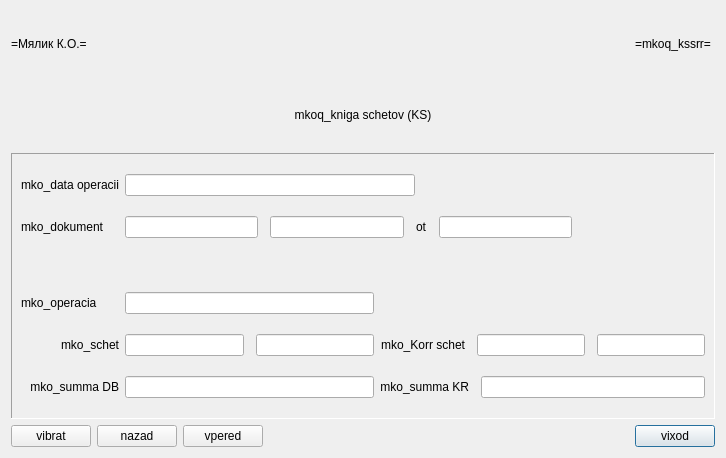
<?xml version="1.0" encoding="UTF-8"?>
<ui version="4.0">
 <class>mkoq_kssrr</class>
 <widget class="QDialog" name="mkoq_kssrr">
  <property name="windowModality">
   <enum>Qt::ApplicationModal</enum>
  </property>
  <property name="geometry">
   <rect>
    <x>0</x>
    <y>0</y>
    <width>726</width>
    <height>458</height>
   </rect>
  </property>
  <property name="focusPolicy">
   <enum>Qt::TabFocus</enum>
  </property>
  <property name="windowTitle">
   <string>mkoq_kssrr</string>
  </property>
  <layout class="QGridLayout" name="gridLayout">
   <item row="0" column="1">
    <widget class="QLabel" name="mkoq_kssrr_xxprg_l">
     <property name="text">
      <string>=mkoq_kssrr=</string>
     </property>
    </widget>
   </item>
   <item row="0" column="0">
    <widget class="QLabel" name="mkoq_kssrr_xxsma_l">
     <property name="text">
      <string>=Мялик К.О.=</string>
     </property>
    </widget>
   </item>
   <item row="4" column="1">
    <widget class="QPushButton" name="mkoq_kssrr_exit_c">
     <property name="text">
      <string>vixod</string>
     </property>
    </widget>
   </item>
   <item row="4" column="0">
    <layout class="QHBoxLayout" name="horizontalLayout_5">
     <item>
      <widget class="QPushButton" name="mkoq_kssrr_grid_c">
       <property name="text">
        <string>vibrat</string>
       </property>
      </widget>
     </item>
     <item>
      <widget class="QPushButton" name="mkoq_kssrr_back_c">
       <property name="text">
        <string>nazad</string>
       </property>
      </widget>
     </item>
     <item>
      <widget class="QPushButton" name="mkoq_kssrr_next_c">
       <property name="text">
        <string>vpered</string>
       </property>
      </widget>
     </item>
     <item>
      <spacer name="horizontalSpacer_2">
       <property name="orientation">
        <enum>Qt::Horizontal</enum>
       </property>
       <property name="sizeHint" stdset="0">
        <size>
         <width>40</width>
         <height>20</height>
        </size>
       </property>
      </spacer>
     </item>
    </layout>
   </item>
   <item row="1" column="0" colspan="2">
    <widget class="QLabel" name="mkoq_kssrr_xxtitle_l">
     <property name="text">
      <string>mkoq_kniga schetov (KS)</string>
     </property>
     <property name="alignment">
      <set>Qt::AlignCenter</set>
     </property>
    </widget>
   </item>
   <item row="3" column="0" colspan="2">
    <widget class="QFrame" name="mkoq_kssrr_b1">
     <property name="frameShape">
      <enum>QFrame::Panel</enum>
     </property>
     <property name="frameShadow">
      <enum>QFrame::Sunken</enum>
     </property>
     <property name="lineWidth">
      <number>1</number>
     </property>
     <property name="midLineWidth">
      <number>1</number>
     </property>
     <layout class="QGridLayout" name="gridLayout_2">
      <property name="topMargin">
       <number>20</number>
      </property>
      <property name="bottomMargin">
       <number>20</number>
      </property>
      <property name="verticalSpacing">
       <number>20</number>
      </property>
      <item row="7" column="0">
       <widget class="QLabel" name="mkoq_kssrr_rubdb_l">
        <property name="text">
         <string>mko_summa DB</string>
        </property>
        <property name="alignment">
         <set>Qt::AlignRight|Qt::AlignTrailing|Qt::AlignVCenter</set>
        </property>
       </widget>
      </item>
      <item row="7" column="1">
       <widget class="QLineEdit" name="mkoq_kssrr_rubdb_e">
        <property name="readOnly">
         <bool>true</bool>
        </property>
       </widget>
      </item>
      <item row="4" column="1">
       <widget class="QLineEdit" name="mkoq_kssrr_to_e">
        <property name="readOnly">
         <bool>true</bool>
        </property>
       </widget>
      </item>
      <item row="4" column="0">
       <widget class="QLabel" name="mkoq_kssrr_to_l">
        <property name="text">
         <string>mko_operacia</string>
        </property>
        <property name="alignment">
         <set>Qt::AlignLeading|Qt::AlignLeft|Qt::AlignVCenter</set>
        </property>
       </widget>
      </item>
      <item row="3" column="0">
       <widget class="QLabel" name="mkoq_kssrr_rub_l">
        <property name="text">
         <string/>
        </property>
        <property name="alignment">
         <set>Qt::AlignLeading|Qt::AlignLeft|Qt::AlignVCenter</set>
        </property>
       </widget>
      </item>
      <item row="0" column="1" colspan="2">
       <layout class="QHBoxLayout" name="horizontalLayout_8">
        <item>
         <widget class="QLineEdit" name="mkoq_kssrr_data_e">
          <property name="readOnly">
           <bool>true</bool>
          </property>
         </widget>
        </item>
        <item>
         <spacer name="horizontalSpacer_4">
          <property name="orientation">
           <enum>Qt::Horizontal</enum>
          </property>
          <property name="sizeHint" stdset="0">
           <size>
            <width>40</width>
            <height>20</height>
           </size>
          </property>
         </spacer>
        </item>
       </layout>
      </item>
      <item row="1" column="0">
       <widget class="QLabel" name="mkoq_kssrr_dokk_l">
        <property name="text">
         <string>mko_dokument</string>
        </property>
        <property name="alignment">
         <set>Qt::AlignLeading|Qt::AlignLeft|Qt::AlignVCenter</set>
        </property>
       </widget>
      </item>
      <item row="6" column="1">
       <layout class="QHBoxLayout" name="horizontalLayout_4">
        <property name="spacing">
         <number>12</number>
        </property>
       </layout>
      </item>
      <item row="5" column="2">
       <layout class="QHBoxLayout" name="horizontalLayout_2">
        <property name="spacing">
         <number>12</number>
        </property>
        <item>
         <widget class="QLabel" name="mkoq_kssrr_ks_l">
          <property name="text">
           <string>mko_Korr schet</string>
          </property>
          <property name="alignment">
           <set>Qt::AlignRight|Qt::AlignTrailing|Qt::AlignVCenter</set>
          </property>
         </widget>
        </item>
        <item>
         <widget class="QLineEdit" name="mkoq_kssrr_kr_e">
          <property name="readOnly">
           <bool>true</bool>
          </property>
         </widget>
        </item>
        <item>
         <widget class="QLineEdit" name="mkoq_kssrr_ksn_e">
          <property name="readOnly">
           <bool>true</bool>
          </property>
         </widget>
        </item>
       </layout>
      </item>
      <item row="5" column="1">
       <layout class="QHBoxLayout" name="horizontalLayout_3">
        <property name="spacing">
         <number>12</number>
        </property>
        <item>
         <widget class="QLineEdit" name="mkoq_kssrr_s_e">
          <property name="readOnly">
           <bool>true</bool>
          </property>
         </widget>
        </item>
        <item>
         <widget class="QLineEdit" name="mkoq_kssrr_sn_e">
          <property name="readOnly">
           <bool>true</bool>
          </property>
         </widget>
        </item>
       </layout>
      </item>
      <item row="0" column="0">
       <widget class="QLabel" name="mkoq_kssrr_data_l">
        <property name="text">
         <string>mko_data operacii</string>
        </property>
        <property name="alignment">
         <set>Qt::AlignLeading|Qt::AlignLeft|Qt::AlignVCenter</set>
        </property>
       </widget>
      </item>
      <item row="5" column="0">
       <widget class="QLabel" name="mkoq_kssrr_s_l">
        <property name="text">
         <string>mko_schet</string>
        </property>
        <property name="alignment">
         <set>Qt::AlignRight|Qt::AlignTrailing|Qt::AlignVCenter</set>
        </property>
       </widget>
      </item>
      <item row="1" column="1" colspan="2">
       <layout class="QHBoxLayout" name="horizontalLayout_7">
        <property name="spacing">
         <number>12</number>
        </property>
        <item>
         <widget class="QLineEdit" name="mkoq_kssrr_dokk_e">
          <property name="readOnly">
           <bool>true</bool>
          </property>
         </widget>
        </item>
        <item>
         <widget class="QLineEdit" name="mkoq_kssrr_dokn_e">
          <property name="readOnly">
           <bool>true</bool>
          </property>
         </widget>
        </item>
        <item>
         <widget class="QLabel" name="mkoq_kssrr_dokd_l">
          <property name="text">
           <string>ot</string>
          </property>
          <property name="alignment">
           <set>Qt::AlignLeading|Qt::AlignLeft|Qt::AlignVCenter</set>
          </property>
         </widget>
        </item>
        <item>
         <widget class="QLineEdit" name="mkoq_kssrr_dokd_e">
          <property name="readOnly">
           <bool>true</bool>
          </property>
         </widget>
        </item>
        <item>
         <spacer name="horizontalSpacer_7">
          <property name="orientation">
           <enum>Qt::Horizontal</enum>
          </property>
          <property name="sizeHint" stdset="0">
           <size>
            <width>40</width>
            <height>20</height>
           </size>
          </property>
         </spacer>
        </item>
       </layout>
      </item>
      <item row="7" column="2">
       <layout class="QHBoxLayout" name="horizontalLayout_9">
        <property name="spacing">
         <number>12</number>
        </property>
        <item>
         <widget class="QLabel" name="mkoq_kssrr_rubkr_l">
          <property name="text">
           <string>mko_summa KR</string>
          </property>
          <property name="alignment">
           <set>Qt::AlignRight|Qt::AlignTrailing|Qt::AlignVCenter</set>
          </property>
         </widget>
        </item>
        <item>
         <widget class="QLineEdit" name="mkoq_kssrr_rubkr_e">
          <property name="readOnly">
           <bool>true</bool>
          </property>
         </widget>
        </item>
       </layout>
      </item>
     </layout>
    </widget>
   </item>
  </layout>
 </widget>
 <tabstops>
  <tabstop>mkoq_kssrr_data_e</tabstop>
  <tabstop>mkoq_kssrr_dokk_e</tabstop>
  <tabstop>mkoq_kssrr_dokn_e</tabstop>
  <tabstop>mkoq_kssrr_dokd_e</tabstop>
  <tabstop>mkoq_kssrr_to_e</tabstop>
  <tabstop>mkoq_kssrr_s_e</tabstop>
  <tabstop>mkoq_kssrr_sn_e</tabstop>
  <tabstop>mkoq_kssrr_kr_e</tabstop>
  <tabstop>mkoq_kssrr_ksn_e</tabstop>
  <tabstop>mkoq_kssrr_rubdb_e</tabstop>
  <tabstop>mkoq_kssrr_rubkr_e</tabstop>
  <tabstop>mkoq_kssrr_grid_c</tabstop>
  <tabstop>mkoq_kssrr_back_c</tabstop>
  <tabstop>mkoq_kssrr_next_c</tabstop>
  <tabstop>mkoq_kssrr_exit_c</tabstop>
 </tabstops>
 <resources/>
 <connections/>
</ui>
